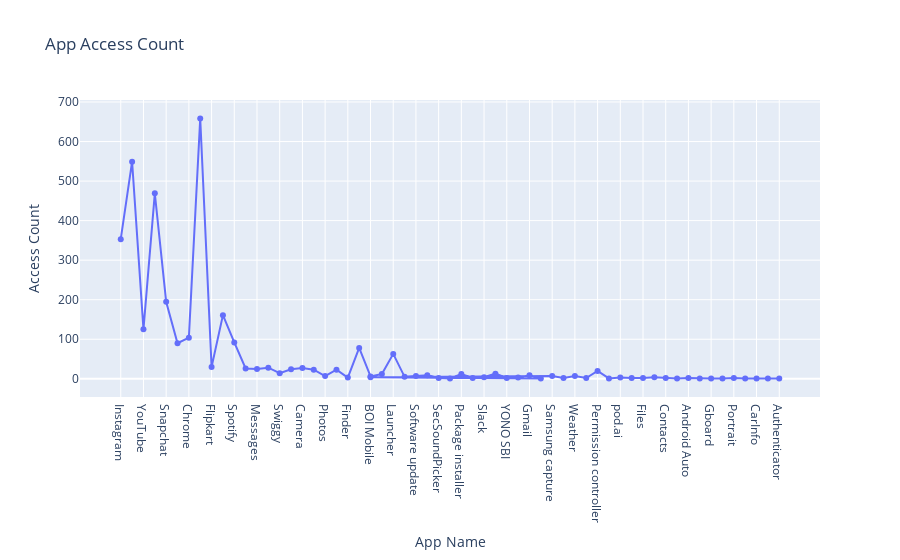

Notebook code cell kept with this figure:
### Code cell
import plotly.graph_objects as go

fig = go.Figure(data=go.Scatter(x=usg1['appname'], y=usg1['ascess_count'], mode='lines+markers'))
fig.update_layout(title='App Access Count', xaxis_title='App Name', yaxis_title='Access Count')
fig.update_xaxes(type='category')  # Ensure 'appname' is treated as categorical data
fig.show()

### Figure 1 — Plotly figure (JSON) as saved in the notebook; plotly's stock layout.template omitted (floating-point values rounded to 4 significant figures)
{"data": [{"mode": "lines+markers", "type": "scatter", "x": ["Instagram", "Call", "YouTube", "WhatsApp", "Snapchat", "Maps", "Chrome", "Phone", "Flipkart", "PhonePe", "Spotify", "GPay", "Messages", "Clock", "Swiggy", "Google Play Store", "Camera", "Gallery", "Photos", "Calculator", "Finder", "Truecaller", "BOI Mobile", "Drive", "Launcher", "Amazon", "Software update", "Calendar", "SecSoundPicker", "Mahalaxmi", "Package installer", "NextGen mParivahan", "Slack", "Google", "YONO SBI", "Digilocker", "Gmail", "Digital Wellbeing", "BOI Mobile", "Samsung capture", "MX Player", "Weather", "वारणा शेतकरी", "Permission controller", "Separate app sound", "pod.ai", "App Usage", "Files", "My Files", "Contacts", "Sound quality and effects", "Android Auto", "Print Spooler", "Gboard", "Telegram", "Portrait", "Media picker", "CarInfo", "Phone calls", "Authenticator"], "y": [353, 549, 125, 469, 195, 90, 104, 658, 30, 161, 92, 26, 25, 28, 14, 24, 27, 23, 7, 23, 3, 78, 6, 12, 63, 5, 7, 9, 2, 1, 12, 2, 4, 13, 2, 3, 9, 1, 4, 7, 2, 7, 2, 20, 1, 3, 2, 2, 4, 2, 1, 2, 1, 1, 1, 2, 1, 1, 1, 1]}], "layout": {"title": {"text": "App Access Count"}, "xaxis": {"title": {"text": "App Name"}, "type": "category"}, "yaxis": {"title": {"text": "Access Count"}}}}
